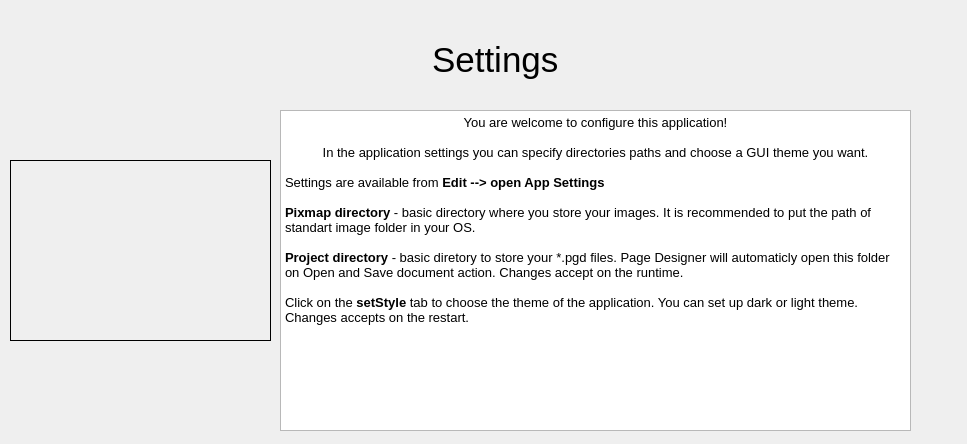
<?xml version="1.0" encoding="UTF-8"?>
<ui version="4.0">
 <class>WizardPage</class>
 <widget class="QWizardPage" name="WizardPage">
  <property name="geometry">
   <rect>
    <x>0</x>
    <y>0</y>
    <width>967</width>
    <height>444</height>
   </rect>
  </property>
  <property name="minimumSize">
   <size>
    <width>967</width>
    <height>444</height>
   </size>
  </property>
  <property name="baseSize">
   <size>
    <width>967</width>
    <height>444</height>
   </size>
  </property>
  <property name="windowTitle">
   <string>Introduction tutorial</string>
  </property>
  <property name="locale">
   <locale language="English" country="UnitedStates"/>
  </property>
  <widget class="QWidget" name="verticalLayoutWidget">
   <property name="geometry">
    <rect>
     <x>20</x>
     <y>20</y>
     <width>951</width>
     <height>80</height>
    </rect>
   </property>
   <layout class="QVBoxLayout" name="verticalLayout">
    <item alignment="Qt::AlignHCenter|Qt::AlignVCenter">
     <widget class="QLabel" name="label_17">
      <property name="font">
       <font>
        <pointsize>26</pointsize>
       </font>
      </property>
      <property name="text">
       <string>Settings</string>
      </property>
     </widget>
    </item>
   </layout>
  </widget>
  <widget class="QWidget" name="gridLayoutWidget">
   <property name="geometry">
    <rect>
     <x>280</x>
     <y>110</y>
     <width>631</width>
     <height>321</height>
    </rect>
   </property>
   <layout class="QGridLayout" name="gridLayout">
    <item row="0" column="1">
     <widget class="QTextBrowser" name="textBrowser">
      <property name="html">
       <string>&lt;!DOCTYPE HTML PUBLIC &quot;-//W3C//DTD HTML 4.0//EN&quot; &quot;http://www.w3.org/TR/REC-html40/strict.dtd&quot;&gt;
&lt;html&gt;&lt;head&gt;&lt;meta name=&quot;qrichtext&quot; content=&quot;1&quot; /&gt;&lt;style type=&quot;text/css&quot;&gt;
p, li { white-space: pre-wrap; }
&lt;/style&gt;&lt;/head&gt;&lt;body style=&quot; font-family:'Noto Sans'; font-size:10pt; font-weight:400; font-style:normal;&quot;&gt;
&lt;p align=&quot;center&quot; style=&quot; margin-top:0px; margin-bottom:0px; margin-left:0px; margin-right:0px; -qt-block-indent:0; text-indent:0px;&quot;&gt;You are welcome to configure this application!&lt;/p&gt;
&lt;p align=&quot;center&quot; style=&quot;-qt-paragraph-type:empty; margin-top:0px; margin-bottom:0px; margin-left:0px; margin-right:0px; -qt-block-indent:0; text-indent:0px;&quot;&gt;&lt;br /&gt;&lt;/p&gt;
&lt;p align=&quot;center&quot; style=&quot; margin-top:0px; margin-bottom:0px; margin-left:0px; margin-right:0px; -qt-block-indent:0; text-indent:0px;&quot;&gt;In the application settings you can specify directories paths and choose a GUI theme you want.&lt;/p&gt;
&lt;p align=&quot;center&quot; style=&quot;-qt-paragraph-type:empty; margin-top:0px; margin-bottom:0px; margin-left:0px; margin-right:0px; -qt-block-indent:0; text-indent:0px;&quot;&gt;&lt;br /&gt;&lt;/p&gt;
&lt;p style=&quot; margin-top:0px; margin-bottom:0px; margin-left:0px; margin-right:0px; -qt-block-indent:0; text-indent:0px;&quot;&gt;Settings are available from &lt;span style=&quot; font-weight:600;&quot;&gt;Edit --&amp;gt; open App Settings&lt;/span&gt;&lt;/p&gt;
&lt;p align=&quot;center&quot; style=&quot;-qt-paragraph-type:empty; margin-top:0px; margin-bottom:0px; margin-left:0px; margin-right:0px; -qt-block-indent:0; text-indent:0px;&quot;&gt;&lt;br /&gt;&lt;/p&gt;
&lt;p style=&quot; margin-top:0px; margin-bottom:0px; margin-left:0px; margin-right:0px; -qt-block-indent:0; text-indent:0px;&quot;&gt;&lt;span style=&quot; font-weight:600;&quot;&gt;Pixmap directory&lt;/span&gt; - basic directory where you store your images. It is recommended to put the path of standart image folder in your OS.&lt;/p&gt;
&lt;p style=&quot;-qt-paragraph-type:empty; margin-top:0px; margin-bottom:0px; margin-left:0px; margin-right:0px; -qt-block-indent:0; text-indent:0px;&quot;&gt;&lt;br /&gt;&lt;/p&gt;
&lt;p style=&quot; margin-top:0px; margin-bottom:0px; margin-left:0px; margin-right:0px; -qt-block-indent:0; text-indent:0px;&quot;&gt;&lt;span style=&quot; font-weight:600;&quot;&gt;Project directory&lt;/span&gt; - basic diretory to store your *.pgd files. Page Designer will automaticly open this folder on Open and Save document action. Changes accept on the runtime.&lt;/p&gt;
&lt;p style=&quot;-qt-paragraph-type:empty; margin-top:0px; margin-bottom:0px; margin-left:0px; margin-right:0px; -qt-block-indent:0; text-indent:0px;&quot;&gt;&lt;br /&gt;&lt;/p&gt;
&lt;p style=&quot; margin-top:0px; margin-bottom:0px; margin-left:0px; margin-right:0px; -qt-block-indent:0; text-indent:0px;&quot;&gt;Click on the &lt;span style=&quot; font-weight:600;&quot;&gt;setStyle&lt;/span&gt; tab to choose the theme of the application. You can set up dark or light theme. &lt;/p&gt;
&lt;p style=&quot; margin-top:0px; margin-bottom:0px; margin-left:0px; margin-right:0px; -qt-block-indent:0; text-indent:0px;&quot;&gt;Changes accepts on the restart.&lt;/p&gt;&lt;/body&gt;&lt;/html&gt;</string>
      </property>
     </widget>
    </item>
   </layout>
  </widget>
  <widget class="QLabel" name="label">
   <property name="geometry">
    <rect>
     <x>10</x>
     <y>160</y>
     <width>261</width>
     <height>181</height>
    </rect>
   </property>
   <property name="frameShape">
    <enum>QFrame::Box</enum>
   </property>
   <property name="text">
    <string/>
   </property>
   <property name="pixmap">
    <pixmap>../../stylesheets/wizard_images/settings.png</pixmap>
   </property>
   <property name="scaledContents">
    <bool>true</bool>
   </property>
  </widget>
 </widget>
 <resources/>
 <connections/>
</ui>
